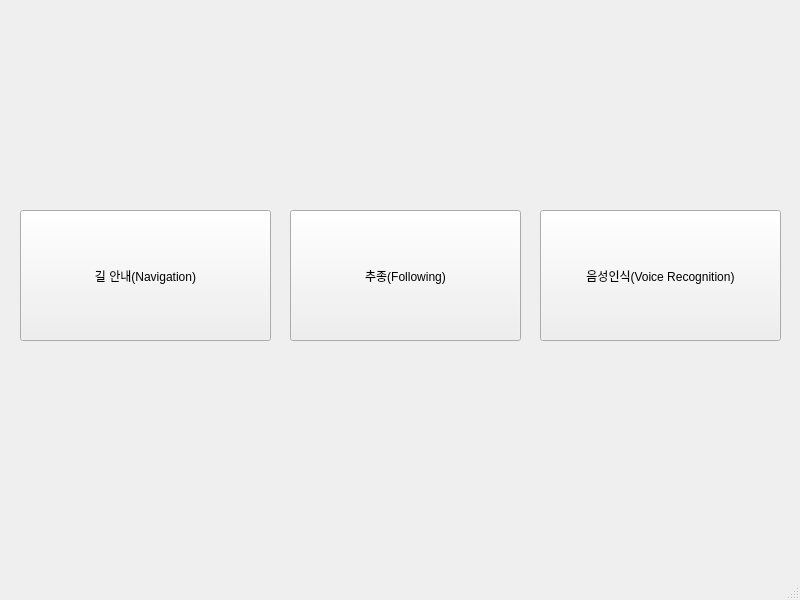
<?xml version="1.0" encoding="UTF-8"?>
<ui version="4.0">
 <class>MainWindow</class>
 <widget class="QMainWindow" name="MainWindow">
  <property name="geometry">
   <rect>
    <x>0</x>
    <y>0</y>
    <width>800</width>
    <height>600</height>
   </rect>
  </property>
  <property name="windowTitle">
   <string>MainWindow</string>
  </property>
  <widget class="QWidget" name="centralwidget">
   <widget class="QPushButton" name="Nav_Btn">
    <property name="geometry">
     <rect>
      <x>20</x>
      <y>210</y>
      <width>251</width>
      <height>131</height>
     </rect>
    </property>
    <property name="text">
     <string>길 안내(Navigation)</string>
    </property>
   </widget>
   <widget class="QPushButton" name="F_Btn">
    <property name="geometry">
     <rect>
      <x>290</x>
      <y>210</y>
      <width>231</width>
      <height>131</height>
     </rect>
    </property>
    <property name="text">
     <string>추종(Following)</string>
    </property>
   </widget>
   <widget class="QPushButton" name="Voice_Btn">
    <property name="geometry">
     <rect>
      <x>540</x>
      <y>210</y>
      <width>241</width>
      <height>131</height>
     </rect>
    </property>
    <property name="text">
     <string>음성인식(Voice Recognition)</string>
    </property>
   </widget>
   <widget class="QLabel" name="label">
    <property name="geometry">
     <rect>
      <x>90</x>
      <y>100</y>
      <width>121</width>
      <height>91</height>
     </rect>
    </property>
    <property name="styleSheet">
     <string notr="true">image: url(:/Users/jwoh/WorkSpace/PyQt5forBeginner/02.02 PushButton/img/navigation.png);</string>
    </property>
    <property name="text">
     <string/>
    </property>
    <property name="pixmap">
     <pixmap resource="../../../../Desktop/nav.qrc">:/Users/jwoh/WorkSpace/PyQt5forBeginner/02.02 PushButton/img/navigation.png</pixmap>
    </property>
    <property name="scaledContents">
     <bool>true</bool>
    </property>
   </widget>
   <widget class="QLabel" name="label_2">
    <property name="geometry">
     <rect>
      <x>330</x>
      <y>90</y>
      <width>131</width>
      <height>101</height>
     </rect>
    </property>
    <property name="styleSheet">
     <string notr="true">image: url(:/Users/jwoh/WorkSpace/PyQt5forBeginner/02.02 PushButton/img/following.png);</string>
    </property>
    <property name="text">
     <string/>
    </property>
    <property name="pixmap">
     <pixmap resource="../../../../Desktop/nav.qrc">:/Users/jwoh/WorkSpace/PyQt5forBeginner/02.02 PushButton/img/following.png</pixmap>
    </property>
    <property name="scaledContents">
     <bool>true</bool>
    </property>
   </widget>
   <widget class="QLabel" name="label_3">
    <property name="geometry">
     <rect>
      <x>600</x>
      <y>90</y>
      <width>121</width>
      <height>101</height>
     </rect>
    </property>
    <property name="styleSheet">
     <string notr="true">image: url(:/Users/jwoh/WorkSpace/PyQt5forBeginner/02.02 PushButton/img/mic.png);</string>
    </property>
    <property name="text">
     <string/>
    </property>
   </widget>
  </widget>
  <widget class="QMenuBar" name="menubar">
   <property name="geometry">
    <rect>
     <x>0</x>
     <y>0</y>
     <width>800</width>
     <height>24</height>
    </rect>
   </property>
  </widget>
  <widget class="QStatusBar" name="statusbar"/>
 </widget>
 <resources>
  <include location="../../../../Desktop/nav.qrc"/>
  <include location="../../../../Desktop/voice.qrc"/>
  <include location="../../../../Desktop/following.qrc"/>
 </resources>
 <connections/>
</ui>
